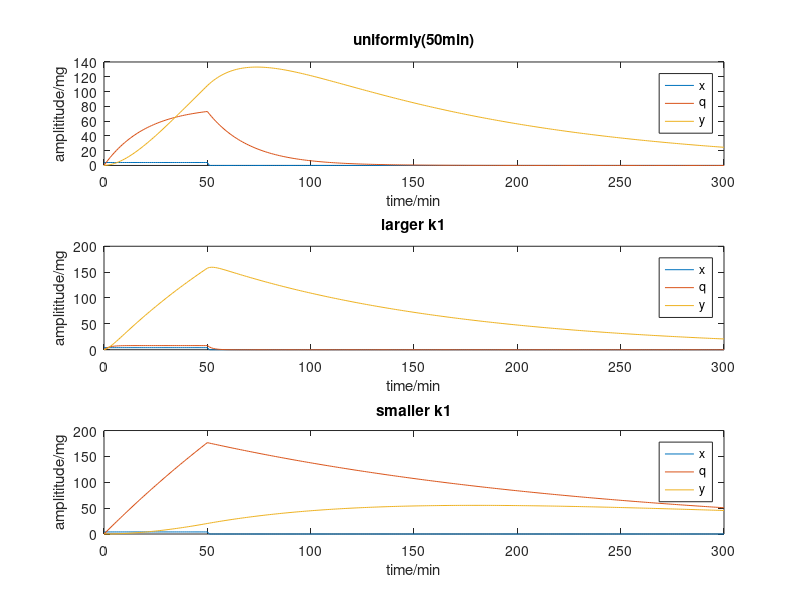

Source code (MATLAB):
%% h
clear all; close all; clc;
dt = 1;
k1 = 3/60;
k2 = 0.5/60;

t = 0:dt:300;
L = length(t);

% original
subplot(311);
x2 = zeros(size(t));
a2 = find(t==0);
b2 = find(t==50);
x2(a2:b2)=4/dt;

x21 = zeros(size(t));
a21 = find(t==0);
b21 = find(t==50);
x21(a21:b21)=4;

plot(t,x21);
xlabel('time/min')
ylabel('amplititude/mg')
title('uniformly(50min)')

hold on

q2 = zeros(size(t));
y2 = zeros(size(t));

for i=2:L
    q2(i) = ( x2(i)*dt+q2(i-1) )/( 1+k1*dt );
    y2(i) = ( q2(i)*dt*k1+y2(i-1) )/( 1+k2*dt );
end

plot(t,q2);
hold on

plot(t,y2);
legend('x','q','y')



% larger k1
subplot(312);
x2 = zeros(size(t));
a2 = find(t==0);
b2 = find(t==50);
x2(a2:b2)=4/dt;

x21 = zeros(size(t));
a21 = find(t==0);
b21 = find(t==50);
x21(a21:b21)=4;

plot(t,x21);
xlabel('time/min')
ylabel('amplititude/mg')
title('larger k1')

hold on

q2l = zeros(size(t));
y2l = zeros(size(t));
for i=2:L
    q2l(i) = ( x2(i)*dt+q2l(i-1) )/( 1+10*k1*dt );
    y2l(i) = ( q2l(i)*dt*10*k1+y2l(i-1) )/( 1+k2*dt );
end

plot(t,q2l);
hold on

plot(t,y2l);
legend('x','q','y')



% smaller k1
subplot(313);
x2 = zeros(size(t));
a2 = find(t==0);
b2 = find(t==50);
x2(a2:b2)=4/dt;

x21 = zeros(size(t));
a21 = find(t==0);
b21 = find(t==50);
x21(a21:b21)=4;

plot(t,x21);
xlabel('time/min')
ylabel('amplititude/mg')
title('smaller k1')

hold on

q2s = zeros(size(t));
y2s = zeros(size(t));
for i=2:L
    q2s(i) = ( x2(i)*dt+q2s(i-1) )/( 1+k1/10*dt );
    y2s(i) = ( q2s(i)*dt*k1/10+y2s(i-1) )/( 1+k2*dt );
end

plot(t,q2s);
hold on

plot(t,y2s);
legend('x','q','y')











